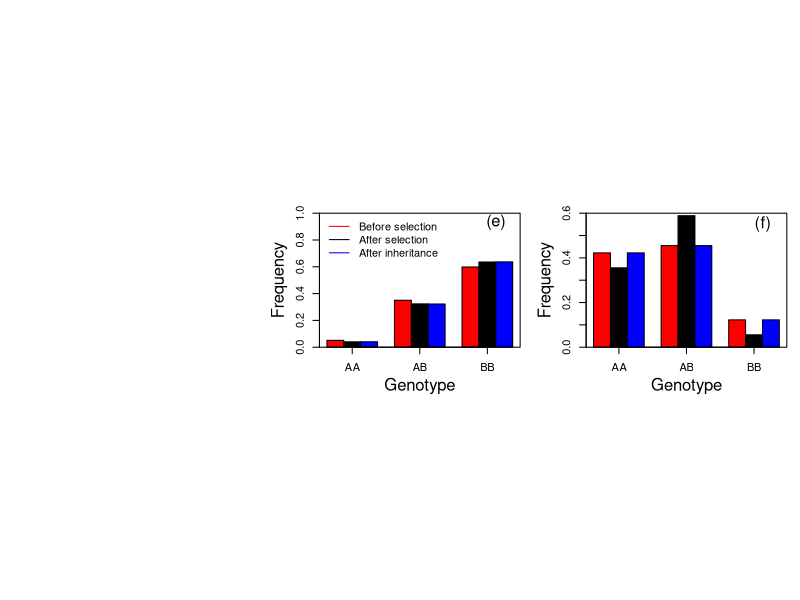

This figure's R source: (Note: a time limit stopped this script after it produced the figure.)
# clear memory and turn off graphics
rm(list=ls())
graphics.off()

# open up drawing canvas (Quartz only works on a mac)
quartz()
par(mfrow=c(3,3),mar=c(4,4,1,1))

# specify number of generations to run simulation for
n.gens <- 10
# set up results vector
res <- frequencies <- array(NA,c(n.gens,3))
# fitness parameters -- additive effects of genotype
w <- c(0.85,1,1.15)
# initial conditions -- numbers of each gneotype
res[1,] <- c(10,10,10)
# run simulation of genotype dynamics -- note that inheritance is frequency dependent
for (i in 2:n.gens){
  sel <- res[i-1,]*w
  freq <- sel/sum(sel)
  prop.AA <- freq[1]^2 + freq[1]*freq[2] + 0.25*freq[2]^2
  prop.AB <- 0.5*freq[2]^2 + 2*freq[1]*freq[3] + freq[2]*freq[1] + freq[2]*freq[3]
  prop.BB <- freq[3]^2 + 0.25*freq[2]^2 + freq[2]*freq[3]
  gfreq <- c(prop.AA,prop.AB,prop.BB)
  res[i,] <- gfreq*sum(sel)
  frequencies[i,] <- gfreq
}

# values to plot.
new.cohort.A <- frequencies[n.gens,1]+0.5*frequencies[n.gens,2]
new.cohort.B <- frequencies[n.gens,3]+0.5*frequencies[n.gens,2]
after.sel.A <- freq[1]+0.5*freq[2]
after.sel.B <- freq[3]+0.5*freq[2]

# write out inheritance matrix for genotypes -- parents to offspring
mat <- matrix(NA,3,3)
mat[1,1] <- freq[1]^2 + 0.5*freq[1]*freq[2]
mat[2,1] <- 0.5*freq[1]*freq[2] + freq[1]*freq[3]
mat[3,1] <- 0

mat[1,2] <- 0.25*freq[2]^2 + 0.5*freq[1]*freq[2]
mat[2,2] <- 0.5*freq[1]*freq[2] + 0.5*freq[2]^2 + 0.5*freq[3]*freq[2]
mat[3,2] <- 0.25*freq[2]^2 + 0.5*freq[3]*freq[2]

mat[1,3] <- 0
mat[2,3] <- 0.5*freq[2]*freq[3] + freq[1]*freq[3]
mat[3,3] <- 0.5*freq[3]*freq[2] + freq[3]^2

# Plot Figure (e)
counts <- t(cbind(frequencies[n.gens-1,],freq,frequencies[n.gens,]))
plot(0,type='n',axes=FALSE,ann=FALSE)
par(mfg=c(2,2))
barplot(counts,beside=TRUE,col=c('red','black','blue'),xlab='',ylab='',ylim=c(0,1))
axis(1,labels=c('AA','AB','BB'),at=c(2.5,6.5,10.5))
box()
text(11,0.93,'(e)',cex=1.5)
mtext(side=1,line=2.5,'Genotype')
mtext(side=2,line=2.5,'Frequency')
leg.txt <- c('Before selection','After selection','After inheritance')
leg.col <- c('red','black','blue')
leg.lty <- c(1,1,1)
legend('topleft',col=leg.col,legend=leg.txt,lty=leg.lty,bty='n')

# now repeat process for the case when G is not additive with respective to g
res <- frequencies <- array(NA,c(100,3))
w <- c(0.65,1,0.35)
res[1,] <- c(10,10,10)

for (i in 2:100){
  sel <- res[i-1,]*w
  freq <- sel/sum(sel)
  prop.AA <- freq[1]^2 + freq[1]*freq[2] + 0.25*freq[2]^2
  prop.AB <- 0.5*freq[2]^2 + 2*freq[1]*freq[3] + freq[2]*freq[1] + freq[2]*freq[3]
  prop.BB <- freq[3]^2 + 0.25*freq[2]^2 + freq[2]*freq[3]
  gfreq <- c(prop.AA,prop.AB,prop.BB)
  res[i,] <- gfreq*sum(sel)
  frequencies[i,] <- gfreq
}

new.cohort.A <- frequencies[100,1]+0.5*frequencies[100,2]
new.cohort.B <- frequencies[100,3]+0.5*frequencies[100,2]
after.sel.A <- freq[1]+0.5*freq[2]
after.sel.B <- freq[3]+0.5*freq[2]

mat <- matrix(NA,3,3)
mat[1,1] <- freq[1]^2 + 0.5*freq[1]*freq[2]
mat[2,1] <- 0.5*freq[1]*freq[2] + freq[1]*freq[3]
mat[3,1] <- 0

mat[1,2] <- 0.25*freq[2]^2 + 0.5*freq[1]*freq[2]
mat[2,2] <- 0.5*freq[1]*freq[2] + 0.5*freq[2]^2 + 0.5*freq[3]*freq[2]
mat[3,2] <- 0.25*freq[2]^2 + 0.5*freq[3]*freq[2]

mat[1,3] <- 0
mat[2,3] <- 0.5*freq[2]*freq[3] + freq[1]*freq[3]
mat[3,3] <- 0.5*freq[3]*freq[2] + freq[3]^2

# now plot figure f -- non additive map from g to G
counts <- t(cbind(frequencies[100-1,],freq,frequencies[100,]))
par(mfg=c(2,3))
barplot(counts,beside=TRUE,col=c('red','black','blue'),xlab='',ylab='',ylim=c(0,0.6))
axis(1,labels=c('AA','AB','BB'),at=c(2.5,6.5,10.5))
box()
text(11,0.55,'(f)',cex=1.5)
mtext(side=1,line=2.5,'Genotype')
mtext(side=2,line=2.5,'Frequency')


# The next bit of code rather inelegantly projects
# a clonal model, a sexual model and our Gaussian approximation

# create a character of length 100
z <- seq(0,10,length.out=100)
# generate a normal probability density
y <- dnorm(z,6,1)
# scale it to sum to one
y <- y/sum(y)

# fitness function
w <- function(int,slp,z) int+slp*z 

# write a function to map x to x': Gaussian
gauss.fun <- function(x,y,params.m,params.v){
  mux <- params.m[1]+params.m[2]*x
  sigmax2 <- params.v[1]
  sigmax <- sqrt(sigmax2)
  fac1 <- sqrt(2*pi)*sigmax
  fac2 <- ((y-mux)^2)/(2*sigmax2)
  return(exp(-fac2)/fac1)
}

# num bins
n <- 500

# num iterations
n.gens <- 100

# midpoints
z <- seq(0,30,length.out=n)

# results vector
res.p <- res <- array(NA,c(n,n.gens))

# function to calculate moments of a distribution
moments.fun <- function(x,z){
  mu <- sum(z*x)/sum(x)
  va <- sum(z*z*x)/sum(x)-mu^2
  sk <- (sum(z*z*z*x)/sum(x)-3*mu*va-mu^3)/(sqrt(va)^3)
  m4 <- sum(z*z*z*z*x)/sum(x)
  m3 <- sum(z*z*z*x)/sum(x)
  m2 <- sum(z*z*x)/sum(x)
  ku <- (m4-4*mu*m3+6*(mu^2)*m2-3*(mu^4))/(va^2)-3
  res <- c(mu,va,sk,ku,m2,m3,m4)
  names(res) <- c('Mean','Variance','Skew','Kurtosis','Moment 2','Moment 3','Moment 4')
  return(res)
}

# starting condition
res[,1] <- dnorm(z,8,1)
res[,1] <- res[,1]/sum(res[,1])
res.p[,1] <- res[,1]
# Calculate fitness
fit <- w(0.2,0.1,z)
# run the simulation
for (i in 2:n.gens){
  # moments of distribution post-selection
  temp <- moments.fun(fit*res[,i-1],z)
  # moments of distribution pre-selection
  temp2 <- moments.fun(res[,i-1],z)
  # iterate forward the clonal model
  res.p[,i] <- fit*res.p[,i-1]
  # moments of the clonal model
  temp.sel <- moments.fun(res.p[,i],z)
  # Gaussian transition approximation
  H <- t(outer(z,z,gauss.fun,c(temp[1]/2,0.5),0.75*temp[2]))
  H <- H/matrix(as.vector(apply(H,2,sum)),nrow=n,ncol=n,byrow=TRUE)
  # iterate forward the Gaussian approximation model
  res[,i] <- H%*%(fit*res[,i-1])
}

# now do the convolution
m <- 20000 # the larger the size of the matrix the more accurate the sampling of the convolution back to the original length becomes
y <- seq(0,30,length.out=m)
# length following convolution 1
y1 <- seq(0,30,length.out=2*m-1)
# length following convolution 2
y2 <- seq(0,30,length.out=4*m-3)
res.c <- array(NA,c(m,n.gens))
res.c[,1] <- dnorm(y,8,1)
res.c[,1] <- res.c[,1]/sum(res.c[,1])
fit <- w(0.2,0.1,y)

for (i in 2:n.gens){
  # parental distribution post selection (males and females have same demography)
  res.c[,i] <- fit*res.c[,i-1]
  size.of.dist <- sum(res.c[,i])
  scaled.dist <- res.c[,i]/sum(res.c[,i])
  # do first convolution - the result is 2n-1 long
  conv.1 <- convolve(scaled.dist,rev(scaled.dist),type='open')  
  moments.of.dist <- moments.fun(scaled.dist,y)
  mean.position <- findInterval(moments.of.dist[1],y1)
  # now construct the second distribution
  norm <- dnorm(y1,moments.of.dist[1],sqrt(moments.of.dist[2]/2))
  norm <- norm/sum(norm)
  conv.2 <- convolve(conv.1,rev(norm),type='open')
  ii <- seq.int(mean.position,2*m-1+mean.position,by=2)
  res.c[,i] <- conv.2[ii]/sum(conv.2[ii])
  res.c[,i] <- res.c[,i]*size.of.dist
}  
# calculate the population grwoth rates
Ns <- apply(res,2,sum)
R0 <- Ns[-1]/Ns[-length(Ns)]
Ns.sel <- apply(res.p,2,sum)
R0.sel <- Ns.sel[-1]/Ns.sel[-length(Ns.sel)]
Ns.selc <- apply(res.c,2,sum)
R0.selc <- Ns.selc[-1]/Ns.selc[-length(Ns.selc)]
# plot the population growth rates for the clonal, sexual and approximate models 
par(mfg=c(1,1))
plot(1:(n.gens-1),R0,type='l',ylim=c(min(R0.sel),max(R0.sel)),xlab='',ylab='',col='red')
lines(1:(n.gens-1),R0.sel,col='black')
lines(1:(n.gens-1),R0.selc,col='blue')
mtext(side=1,line=2.5,'Time')
mtext(side=2,line=2.5,'R0')
text(10,1.58,'(a)',cex=1.5)
leg.txt <- c('Clonal','Convolution','Gaussian')
leg.col <- c('black','red','blue')
legend('bottomright',col=leg.col,legend=leg.txt,lty=c(1,1,1),bty='n')

# now calculate the moments of the three distributions
kurtosis.cp <- skews.cp <- means.cp <- vars.cp <- kurtosis.c <- skews.c <- means.c <- vars.c <- kurtosis <- kurtosis.s <- skews <-skews.s <- means <- vars <- means.s <- vars.s <- rep(NA,n.gens)
for (i in 1:n.gens){
  temp <- moments.fun(res[,i],z)
  means[i] <- temp[1]
  vars[i] <- temp[2]
  skews[i] <- temp[3]
  kurtosis[i] <- temp[4]
  temp <- moments.fun(res.p[,i],z)
  means.s[i] <- temp[1]
  vars.s[i] <- temp[2]
  skews.s[i] <- temp[3]
  kurtosis.s[i] <- temp[4]
  temp <- moments.fun(res.c[,i],y)
  means.c[i] <- temp[1]
  vars.c[i] <- temp[2]
  skews.c[i] <- temp[3]
  kurtosis.c[i] <- temp[4]
}
# plot the various moments and the dynamics of the distribution
par(mfg=c(1,2))
plot(1:n.gens,means.s,type='l',xlab='',ylab='',col='black')
lines(1:n.gens,means,col='red')
lines(1:n.gens,means.c,col='blue')
mtext(side=1,line=2.5,'Time')
mtext(side=2,line=2.5,'Means')
text(10,13.8,'(b)',cex=1.5)
temp <- c(vars,vars.s)
par(mfg=c(1,3))
plot(1:n.gens,vars.s,type='l',ylim=c(min(temp),max(temp)),xlab='',ylab='')
lines(1:n.gens,vars,col='red')
lines(1:n.gens,vars.c,col='blue')
mtext(side=1,line=2.5,'Time')
mtext(side=2,line=2.5,'Variance')
text(90,0.99,'(c)',cex=1.5)

par(mfg=c(2,1))
plot(z,res[,1]/sum(res[,1]),type='l',ylim=c(0,0.03),xlab='',ylab='',lwd=2,col='green',xlim=c(0,35))
lines(z,res[,n.gens]/sum(res[,n.gens]),col='blue',lwd=2)
lines(z,res.p[,n.gens]/sum(res.p[,n.gens]),col='black',lwd=2)
mtext(side=1,line=2.5,'Breeding value')
mtext(side=2,line=2.5,'Density')
text(2,0.029,'(d)',cex=1.5)
leg.txt <- c('Initial','Clonal','Gaussian')
leg.col <- c('green','black','blue')
leg.lty <- c(1,1,1)
legend('topright',legend=leg.txt,col=leg.col,lty=leg.lty,bty='n')

# finally give an example of how dominance would influence an inheritance function
x.vals <- 0:12
y.vals.im <- 5+0.5*x.vals
y.vals.dv <- y.vals.im-0.5
par(mfg=c(3,1))
plot(x.vals,y.vals.im,type='l',xlab='',ylab='',xlim=c(0,12),ylim=c(0,12))
lines(x.vals,y.vals.dv,col='red')
mtext(side=1,line=2.5,'Parental genotype')
mtext(side=2,line=2.5,'Offspring genotype')
leg.txt <- c('No dominance var','Dominance var')
leg.col <- c('black','red')
leg.lty <- c(1,1)
legend('topleft',legend=leg.txt,col=leg.col,lty=leg.lty,bty='n')
text(11.4,1,'(g)',cex=1.5)

x.vals <- seq(0,12,length.out=100)
y.vals <- dnorm(x.vals,5,1)*10
lines(x.vals,y.vals,col='blue',lwd=2)

x <- c(5,5)
y <- c(0,7.5)
lines(x,y,lty=3,lwd=2)

x <- c(0,5)
y <- c(7.5,7.5)
lines(x,y,lty=3,lwd=2)

x <- c(0,5)
y <- c(7,7)
lines(x,y,col='red',lty=3,lwd=2)
